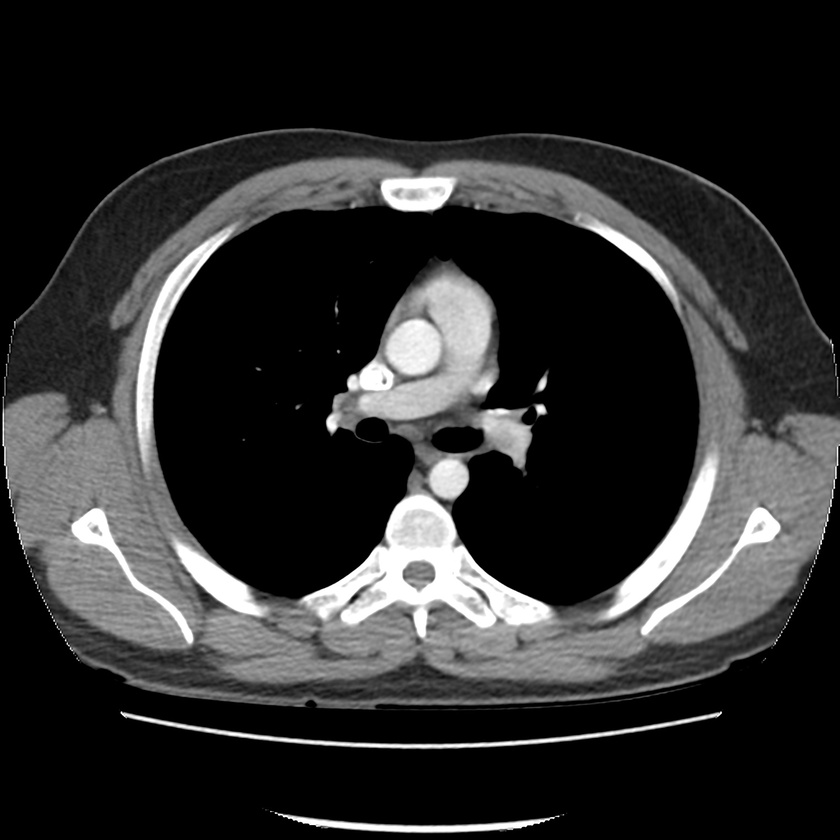
#> input picture MI/edges/CT chest.jpg.jpg, 840 x 840 px, shrunk from 1524 x 1524 before the run, given in place of ChestXRD.png, which was not available
$ python histogram.py
#> lines starting #> are read from the running program, lines starting #| are printed output that depends on the picture; pictures that were not available may be replaced by others from this repository, and a replacement may not be noted
import os
import cv2
import numpy as np
import matplotlib.pyplot as plt

#Creating a matrix
K= np.array([[4,4,4,4,4],[3,4,5,4,3],[3,5,5,5,3],[3,4,5,4,3],[4,4,4,4,4]], dtype='uint8')
print(K, K.dtype, K.shape)
# reading an image
os.chdir(r"C:\medical imaging\AY 2022-23\practical")
image = cv2.imread('ChestXRD.png')
#> image is the input picture: shape (840, 840, 3); min 0, max 255, mean 45.5
image = cv2.cvtColor(image, cv2.COLOR_BGR2GRAY)
#> image: shape (840, 840)
print(image, image.dtype, image.shape)
#> (printed output is left out)
# Display image
plt.subplot(2,1,2)
plt.imshow(image, cmap='gray')
plt.subplot(2,1,1)
plt.imshow(K, cmap="gray", vmin=0, vmax=7)
plt.waitforbuttonpress()
# Display histogram of images
plt.subplot(2,1,1)
plt.hist(K.ravel(),8,[0,7])
plt.subplot(2,1,2)
plt.hist(image.ravel(),256,[0,255])
plt.waitforbuttonpress()

# perform HE
#Global HE
G_K = cv2.equalizeHist(K)
Scaled_G_K = (G_K/255)*7
G_image = cv2.equalizeHist(image)
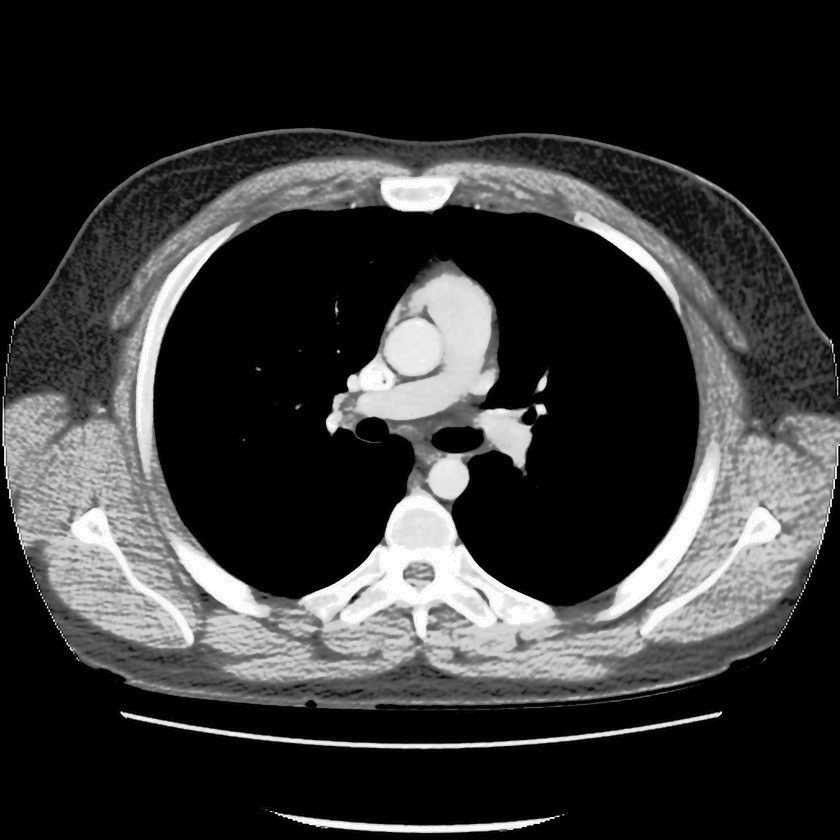
#> G_image: shape (840, 840); min 0, max 255, mean 53
plt.subplot(1,2,1)
plt.imshow(Scaled_G_K, cmap="gray", vmin=0, vmax=7)
plt.title('HE image')
plt.subplot(1,2,2)
plt.imshow(K, cmap="gray", vmin=0, vmax=7)
plt.title('image without HE')
plt.waitforbuttonpress()

plt.subplot(1,2,1)
plt.imshow(G_image, cmap="gray", vmin=0, vmax=255)
plt.title('HE image')
plt.subplot(1,2,2)
plt.imshow(image, cmap="gray", vmin=0, vmax=255)
plt.title('image without HE')
plt.waitforbuttonpress()
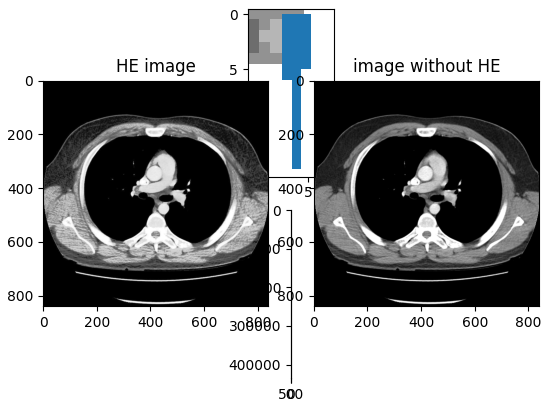
#> figure drawn by matplotlib, 4 panels

#compare histogram of processed images
plt.subplot(1,2,1)
plt.hist(Scaled_G_K.ravel(),8,[0,7])
plt.title('Histogram of HE image')
plt.subplot(1,2,2)
plt.hist(K.ravel(),8,[0,7])
plt.title('Histogram of original image')
plt.waitforbuttonpress()

plt.subplot(1,2,1)
plt.hist(G_image.ravel(),256,[0,255])
plt.title('Histogram of HE image')
plt.subplot(1,2,2)
plt.hist(image.ravel(),256,[0,255])
plt.title('Histogram of original image')
plt.waitforbuttonpress()
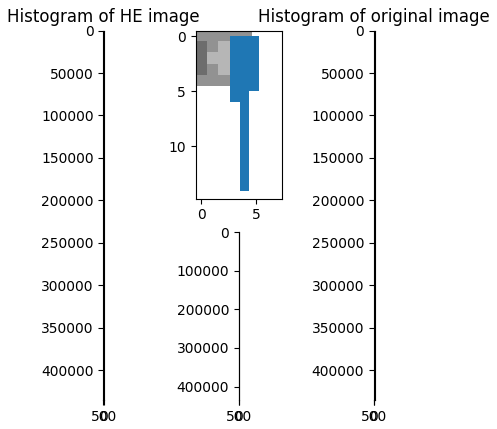
#> figure drawn by matplotlib, 4 panels

#case on non-uniform illuminated image
os.chdir(r"C:\medical imaging\AY 2022-23\practical")
NUIll = cv2.imread('NUIimage.png', 0)
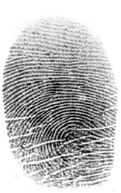
#> input picture MI/histogram/NUIimage.PNG, 121 x 193 px, shrunk from 219 x 350 before the run, found by its file name
#> NUIll is the input picture: shape (193, 121); min 0, max 255, mean 188.1
print(NUIll.shape)
#| (193, 121)
G_NUIll = cv2.equalizeHist(NUIll)
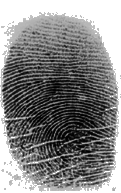
#> G_NUIll: shape (193, 121); min 0, max 255, mean 134.9
#implementing CLAHE
clahe = cv2.createCLAHE(clipLimit=2.0, tileGridSize=(8, 8))
clahe_NUIll = clahe.apply(NUIll)
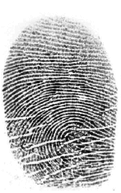
#> clahe_NUIll: shape (193, 121); min 1, max 255, mean 180.2
# Display images
plt.subplot(1,3,1)
plt.imshow(NUIll, cmap="gray", vmin=0, vmax=255)
plt.title('Original image')
plt.subplot(1,3,2)
plt.imshow(G_NUIll, cmap="gray", vmin=0, vmax=255)
plt.title('Global HE image')
plt.subplot(1,3,3)
plt.imshow(clahe_NUIll, cmap="gray", vmin=0, vmax=255)
plt.title('CLAHE image')
plt.waitforbuttonpress()
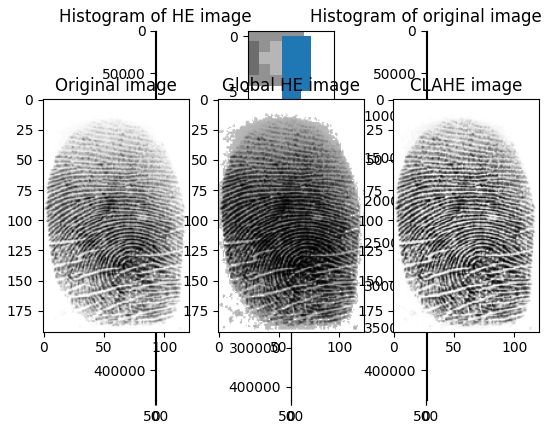
#> figure drawn by matplotlib, 7 panels
